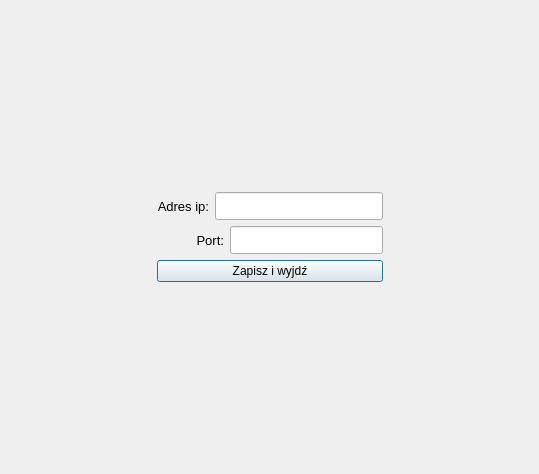
<?xml version="1.0" encoding="UTF-8"?>
<ui version="4.0">
 <class>SettingsMQTT</class>
 <widget class="QDialog" name="SettingsMQTT">
  <property name="geometry">
   <rect>
    <x>0</x>
    <y>0</y>
    <width>539</width>
    <height>474</height>
   </rect>
  </property>
  <property name="windowTitle">
   <string>MQTT settings</string>
  </property>
  <layout class="QGridLayout" name="gridLayout">
   <item row="0" column="1">
    <spacer name="verticalSpacer_2">
     <property name="orientation">
      <enum>Qt::Vertical</enum>
     </property>
     <property name="sizeHint" stdset="0">
      <size>
       <width>20</width>
       <height>165</height>
      </size>
     </property>
    </spacer>
   </item>
   <item row="1" column="0">
    <spacer name="horizontalSpacer">
     <property name="orientation">
      <enum>Qt::Horizontal</enum>
     </property>
     <property name="sizeHint" stdset="0">
      <size>
       <width>121</width>
       <height>20</height>
      </size>
     </property>
    </spacer>
   </item>
   <item row="1" column="1">
    <layout class="QHBoxLayout" name="horizontalLayout">
     <item>
      <widget class="QLabel" name="label_ssid">
       <property name="font">
        <font>
         <pointsize>10</pointsize>
        </font>
       </property>
       <property name="text">
        <string>Adres ip:</string>
       </property>
       <property name="alignment">
        <set>Qt::AlignRight|Qt::AlignTrailing|Qt::AlignVCenter</set>
       </property>
      </widget>
     </item>
     <item>
      <widget class="QLineEdit" name="lineEdit_ssid">
       <property name="minimumSize">
        <size>
         <width>153</width>
         <height>28</height>
        </size>
       </property>
      </widget>
     </item>
    </layout>
   </item>
   <item row="1" column="2">
    <spacer name="horizontalSpacer_2">
     <property name="orientation">
      <enum>Qt::Horizontal</enum>
     </property>
     <property name="sizeHint" stdset="0">
      <size>
       <width>120</width>
       <height>20</height>
      </size>
     </property>
    </spacer>
   </item>
   <item row="2" column="0">
    <spacer name="horizontalSpacer_4">
     <property name="orientation">
      <enum>Qt::Horizontal</enum>
     </property>
     <property name="sizeHint" stdset="0">
      <size>
       <width>121</width>
       <height>20</height>
      </size>
     </property>
    </spacer>
   </item>
   <item row="2" column="1">
    <layout class="QHBoxLayout" name="horizontalLayout_2">
     <item>
      <widget class="QLabel" name="label_password">
       <property name="minimumSize">
        <size>
         <width>67</width>
         <height>0</height>
        </size>
       </property>
       <property name="font">
        <font>
         <pointsize>10</pointsize>
        </font>
       </property>
       <property name="text">
        <string>Port:</string>
       </property>
       <property name="alignment">
        <set>Qt::AlignRight|Qt::AlignTrailing|Qt::AlignVCenter</set>
       </property>
      </widget>
     </item>
     <item>
      <widget class="QLineEdit" name="lineEdit_password">
       <property name="minimumSize">
        <size>
         <width>153</width>
         <height>28</height>
        </size>
       </property>
      </widget>
     </item>
    </layout>
   </item>
   <item row="2" column="2">
    <spacer name="horizontalSpacer_3">
     <property name="orientation">
      <enum>Qt::Horizontal</enum>
     </property>
     <property name="sizeHint" stdset="0">
      <size>
       <width>120</width>
       <height>20</height>
      </size>
     </property>
    </spacer>
   </item>
   <item row="3" column="1">
    <widget class="QPushButton" name="pushButton_save">
     <property name="text">
      <string>Zapisz i wyjdź</string>
     </property>
    </widget>
   </item>
   <item row="4" column="1">
    <spacer name="verticalSpacer">
     <property name="orientation">
      <enum>Qt::Vertical</enum>
     </property>
     <property name="sizeHint" stdset="0">
      <size>
       <width>20</width>
       <height>165</height>
      </size>
     </property>
    </spacer>
   </item>
  </layout>
 </widget>
 <resources/>
 <connections/>
</ui>
